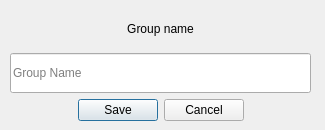
<?xml version="1.0" encoding="UTF-8"?>
<ui version="4.0">
 <class>Groups</class>
 <widget class="QDialog" name="Groups">
  <property name="geometry">
   <rect>
    <x>0</x>
    <y>0</y>
    <width>325</width>
    <height>130</height>
   </rect>
  </property>
  <property name="focusPolicy">
   <enum>Qt::StrongFocus</enum>
  </property>
  <property name="windowTitle">
   <string>Groups</string>
  </property>
  <widget class="QWidget" name="verticalLayoutWidget">
   <property name="geometry">
    <rect>
     <x>10</x>
     <y>10</y>
     <width>301</width>
     <height>111</height>
    </rect>
   </property>
   <layout class="QVBoxLayout" name="vBox">
    <item>
     <widget class="QLabel" name="nameLabel">
      <property name="sizePolicy">
       <sizepolicy hsizetype="Preferred" vsizetype="Preferred">
        <horstretch>0</horstretch>
        <verstretch>0</verstretch>
       </sizepolicy>
      </property>
      <property name="text">
       <string>Group name</string>
      </property>
      <property name="alignment">
       <set>Qt::AlignCenter</set>
      </property>
     </widget>
    </item>
    <item>
     <widget class="QLineEdit" name="name">
      <property name="sizePolicy">
       <sizepolicy hsizetype="Preferred" vsizetype="Fixed">
        <horstretch>0</horstretch>
        <verstretch>0</verstretch>
       </sizepolicy>
      </property>
      <property name="minimumSize">
       <size>
        <width>0</width>
        <height>40</height>
       </size>
      </property>
      <property name="placeholderText">
       <string>Group Name</string>
      </property>
     </widget>
    </item>
    <item>
     <widget class="QDialogButtonBox" name="Submit">
      <property name="orientation">
       <enum>Qt::Horizontal</enum>
      </property>
      <property name="standardButtons">
       <set>QDialogButtonBox::Cancel|QDialogButtonBox::Save</set>
      </property>
      <property name="centerButtons">
       <bool>true</bool>
      </property>
     </widget>
    </item>
   </layout>
  </widget>
 </widget>
 <resources/>
 <connections>
  <connection>
   <sender>Submit</sender>
   <signal>accepted()</signal>
   <receiver>Groups</receiver>
   <slot>accept()</slot>
   <hints>
    <hint type="sourcelabel">
     <x>248</x>
     <y>254</y>
    </hint>
    <hint type="destinationlabel">
     <x>157</x>
     <y>274</y>
    </hint>
   </hints>
  </connection>
  <connection>
   <sender>Submit</sender>
   <signal>rejected()</signal>
   <receiver>Groups</receiver>
   <slot>reject()</slot>
   <hints>
    <hint type="sourcelabel">
     <x>316</x>
     <y>260</y>
    </hint>
    <hint type="destinationlabel">
     <x>286</x>
     <y>274</y>
    </hint>
   </hints>
  </connection>
 </connections>
</ui>
